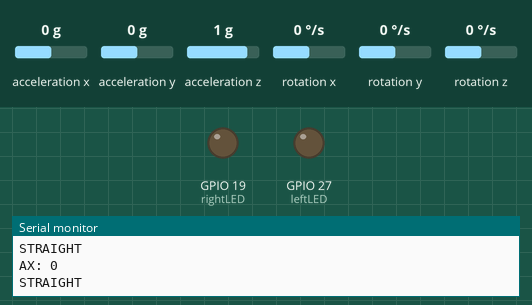
Simulated run of this sketch. Board: ESP32. Parts: output pins drawn as LEDs (lit = HIGH), the last lines printed to the serial monitor. Dashed ring = blinking. The inputs (shaded band) are chosen by the test bench; at power-on: acceleration x 0 g, acceleration y 0 g, acceleration z 1 g, rotation x 0 °/s, rotation y 0 °/s, rotation z 0 °/s.

Above: at 1.2 s.
1.3 s: acceleration x set to -0.3 g
At 2.1 s:
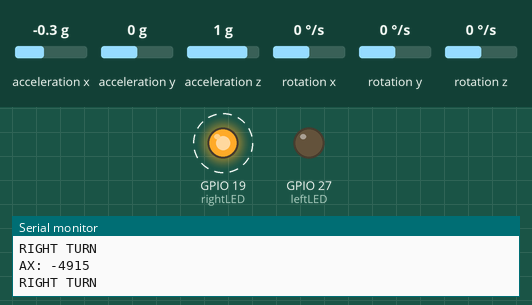
4.3 s: acceleration x set to 0.8 g
At 4.7 s:
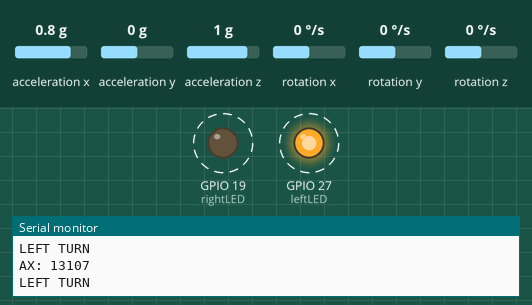
7.3 s: acceleration x set to 0.3 g
10.3 s: acceleration x set to 0 g
At 11.4 s:
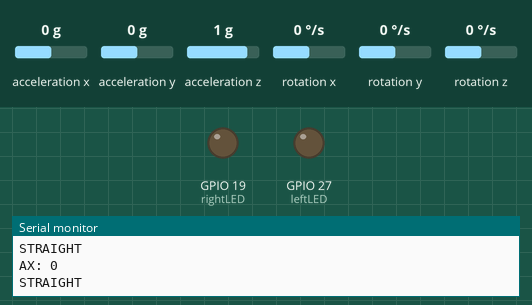
11.8 s: acceleration x set to -1.4 g
At 12.6 s:
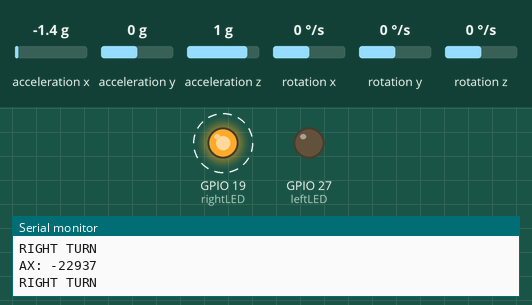
Timing chart, 0 to 15.8 s (numbered marks = the images above; inputs shaded):
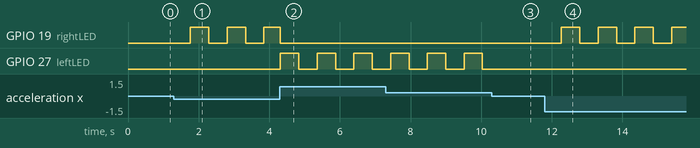

Measured:
- the behaviour switches between -0.1 and -0.2 g on acceleration x (found by bisection; images 0 and 1)
- the behaviour switches between 0.2 and 0.1 g on acceleration x (found by bisection; images 2 and 3)
- after the input at 1.3 s, GPIO 19 (rightLED): alternates HIGH for 0.52 s and LOW for 0.52 s, starting after 0.47 s
- after the input at 4.3 s, GPIO 27 (leftLED): alternates HIGH for 0.52 s and LOW for 0.52 s, starting at once
- after the input at 10.3 s, GPIO 27 (leftLED): stays LOW (without the input it goes to HIGH after 0.26 s)
- after the input at 11.8 s, GPIO 19 (rightLED): alternates HIGH for 0.52 s and LOW for 0.52 s, starting after 0.47 s

The sketch:

Auto-Turn_Indicator.ino
```cpp
#include <Wire.h>
#include <MPU6050.h>

MPU6050 mpu;

int leftLED = 27;
int rightLED = 19;

int tiltThreshold = 3000;  // adjust based on your sensor

unsigned long previousMillisLeft = 0;
unsigned long previousMillisRight = 0;
int blinkInterval = 500; // blink every 500ms
bool ledStateLeft = false;
bool ledStateRight = false;

void setup() {
  Serial.begin(115200);

  pinMode(leftLED, OUTPUT);
  pinMode(rightLED, OUTPUT);

  Wire.begin(21, 22);

  Serial.println("Initializing MPU6050...");

  mpu.initialize();

  if(mpu.testConnection()){
    Serial.println("MPU6050 connected");
  }
  else{
    Serial.println("MPU NOT WORKING");
  }
}

void loop() {
  int16_t ax, ay, az;
  mpu.getAcceleration(&ax, &ay, &az);

  Serial.print("AX: ");
  Serial.println(ax);

  unsigned long currentMillis = millis();

  // LEFT TURN
  if(ax > tiltThreshold){
    // Blink left LED
    if(currentMillis - previousMillisLeft >= blinkInterval){
      previousMillisLeft = currentMillis;
      ledStateLeft = !ledStateLeft;
      digitalWrite(leftLED, ledStateLeft ? HIGH : LOW);
    }
    digitalWrite(rightLED, LOW);  // ensure right LED off
    ledStateRight = false;        // reset right state
    Serial.println("LEFT TURN");
  }

  // RIGHT TURN
  else if(ax < -tiltThreshold){
    // Blink right LED
    if(currentMillis - previousMillisRight >= blinkInterval){
      previousMillisRight = currentMillis;
      ledStateRight = !ledStateRight;
      digitalWrite(rightLED, ledStateRight ? HIGH : LOW);
    }
    digitalWrite(leftLED, LOW);   // ensure left LED off
    ledStateLeft = false;         // reset left state
    Serial.println("RIGHT TURN");
  }

  // STRAIGHT
  else{
    digitalWrite(leftLED, LOW);
    digitalWrite(rightLED, LOW);
    ledStateLeft = false;
    ledStateRight = false;
    previousMillisLeft = currentMillis;
    previousMillisRight = currentMillis;
    Serial.println("STRAIGHT");
  }

  delay(50);  // small delay to stabilize readings
}
```
